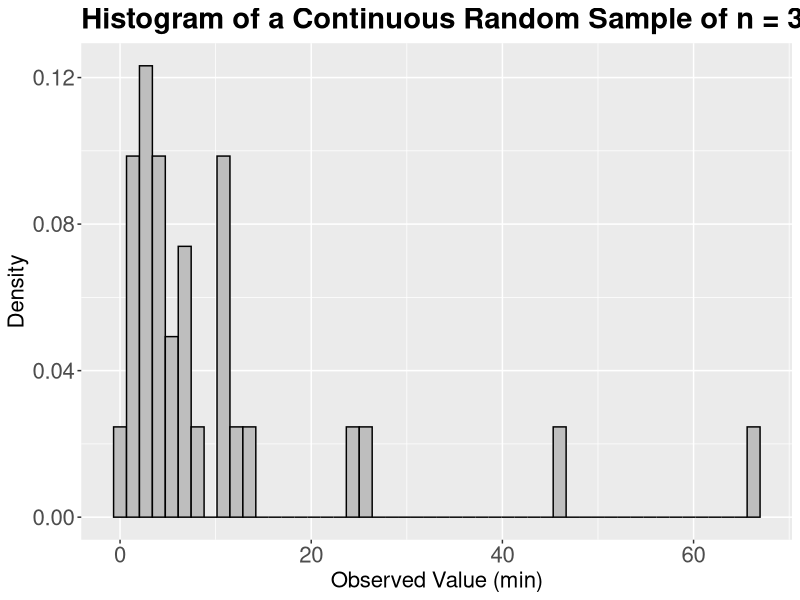
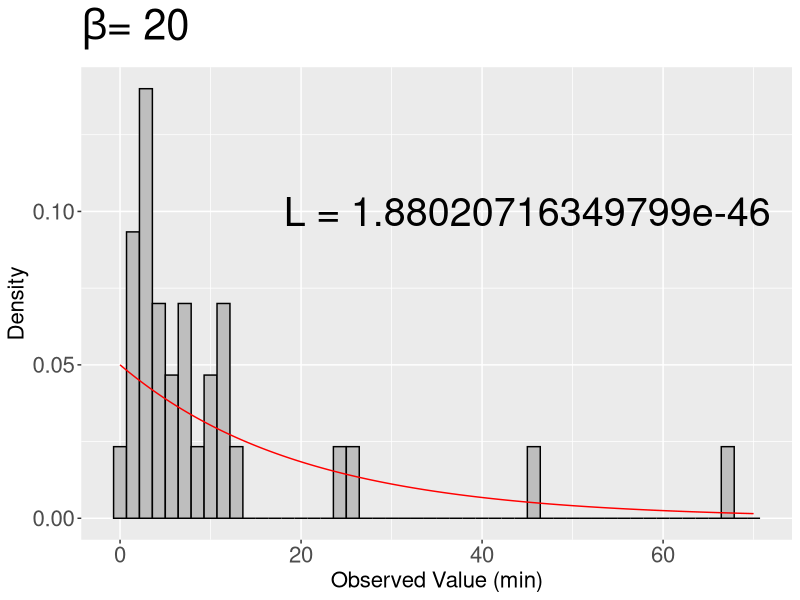
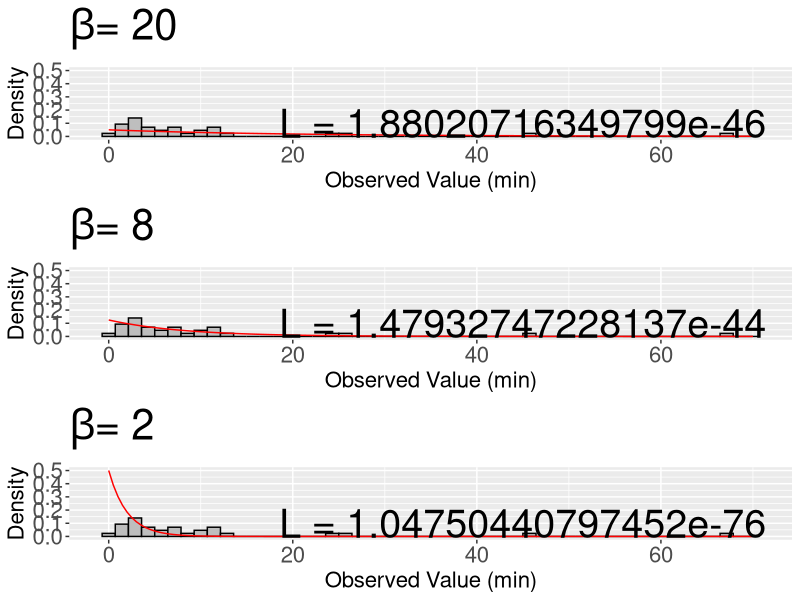
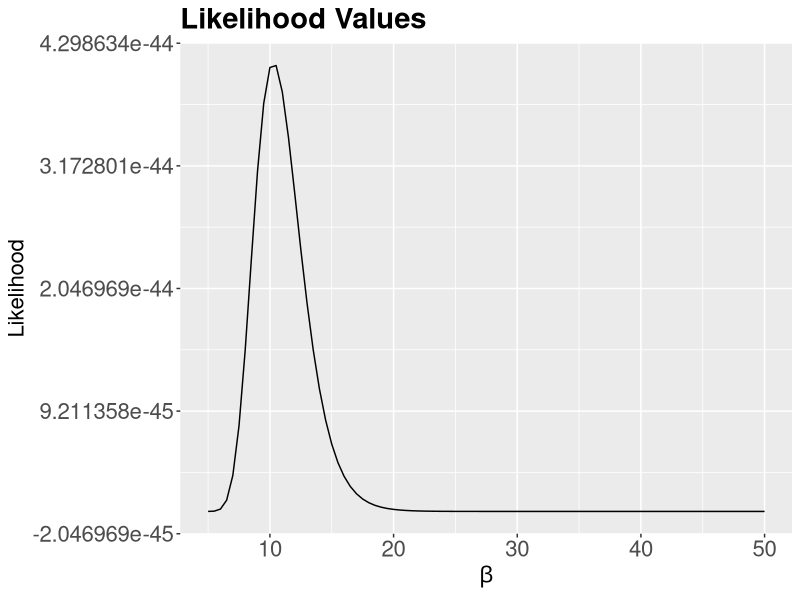
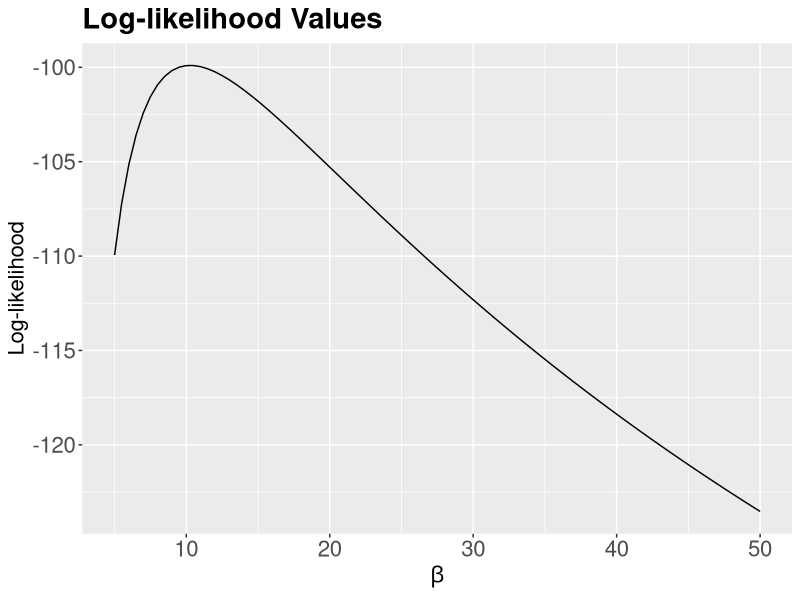
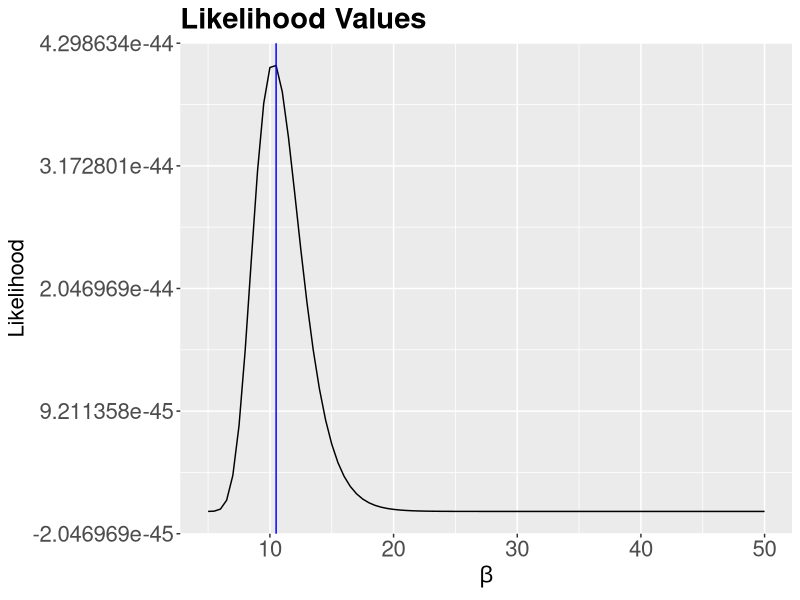
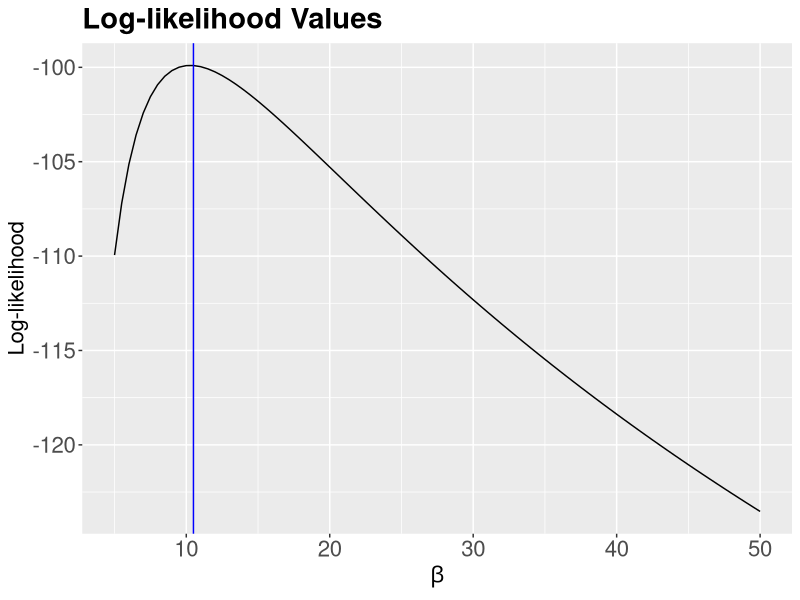
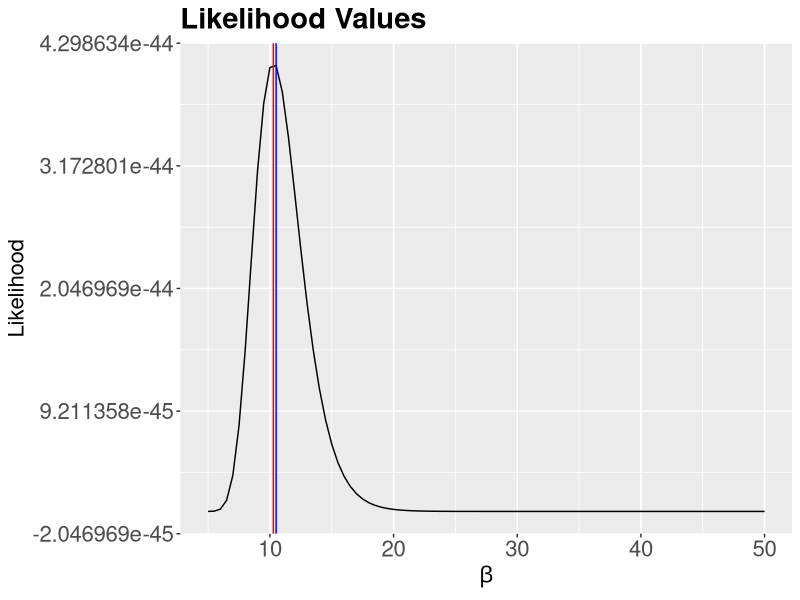

Here is the R script that generated these plots, in order:
## ---- chunk 1
#| output: false
#| message: false
#| warning: false
#| echo: false

library(tidyverse)
library(cowplot)
library(gridExtra)
## ---- chunk 2
sample_n30 <- tibble(values = c(
  24.9458614574341, 7.23174970992907, 4.16136401519179, 5.60304128237143,
  5.37929488345981, 1.40547217217847, 7.0701988485075, 2.84055356831115,
  0.894746121019125, 2.9016381111011, 3.19011222943664, 11.0930137682099,
  3.49700326472521, 46.2914818498428, 2.00653892990149, 2.87363994969391,
  11.4050390862658, 11.6616687767937, 12.8855835341646, 3.88483320176601,
  0.406148910522461, 25.7642258988289, 8.4743227359272, 4.17410666868091,
  1.84968510270119, 2.15972620035141, 10.5289600339151, 6.44162824716339,
  10.6035323139645, 66.6861112673485
))
## ---- chunk 3
#| label: fig-empirical-hist
#| fig-cap: "Empirical sample distribution of n = 30 wating times."
#| echo: false 
#| message: false
#| warning: false
#| fig.height: 8
#| fig.width: 15

hist_sample_n30 <- sample_n30 |>
    ggplot() +
    geom_histogram(aes(values, ..density..), fill = "grey", color = "black", bins = 50) +
    theme(
      plot.title = element_text(size = 21, face = "bold"),
      axis.text = element_text(size = 16),
      axis.title = element_text(size = 16)
    ) +
    ggtitle("Histogram of a Continuous Random Sample of n = 30") +
    scale_colour_discrete(name = expression(paste("Mean (", beta, ")"))) +
    labs(x = "Observed Value (min)", y = "Density")

hist_sample_n30
## ---- chunk 4
((1 / 0.5) * exp(-0.8 / 0.5)) * ((1 / 0.5) * exp(-2.1 / 0.5)) * ((1 / 0.5) * exp(-2.4 / 0.5))
## ---- chunk 5
data <- c(0.8, 2.1, 2.4)
prod(dexp(data, rate = 1 / 0.5)) # dexp() is parametrized as rate = 1 / beta = 1 / 0.5
## ---- chunk 6
prod(dexp(data, rate = 1 / 2)) # beta = 2
## ---- chunk 7
prod(dexp(data, rate = 1 / 20)) # beta = 20
## ---- chunk 8
sample_n30
## ---- chunk 9
likelihood_20 <- prod(dexp(sample_n30$values, rate = 1 / 20))
likelihood_20
## ---- chunk 10
density_20 <- tibble(
  x = seq(0, 70, 0.05),
  density = dexp(x, rate = 1 / 20)
)
density_20
## ---- chunk 11
#| label: fig-empirical-hist-20
#| fig-cap: "Empirical sample distribution with theoretical density on top."
#| echo: false 
#| message: false
#| warning: false
#| fig.height: 8
#| fig.width: 15

plot_beta_20 <- hist_sample_n30 +
  geom_line(
    data = density_20,
    aes(x = x, y = density), colour = "red"
  ) +
  annotate("text", x = 45, y = 0.1, label = paste0("L = ", likelihood_20), size = 10) +
  ggtitle(expression(paste(beta, "= 20"))) + 
  theme(plot.title = element_text(size = 30))

plot_beta_20
## ---- chunk 12
likelihood_8 <- prod(dexp(sample_n30$values, rate = 1 / 8))
likelihood_8
## ---- chunk 13
density_8 <- tibble(
  x = seq(0, 70, 0.05),
  density = dexp(x, rate = 1 / 8)
)
density_8
## ---- chunk 14
likelihood_2 <- prod(dexp(sample_n30$values, rate = 1 / 2))
likelihood_2
## ---- chunk 15
density_2 <- tibble(
  x = seq(0, 70, 0.5),
  density = dexp(x, rate = 1 / 2)
)
density_2
## ---- chunk 16
#| echo: false 
#| message: false
#| warning: false

plot_beta_8 <- hist_sample_n30 +
  geom_line(
    data = density_8,
    aes(x = x, y = density), colour = "red"
  ) +
  annotate("text", x = 45, y = 0.1, label = paste0("L = ", likelihood_8), size = 10) +
  ggtitle(expression(paste(beta, "= 8"))) + ylim(c(0, 0.5)) + 
  theme(plot.title = element_text(size = 30))

plot_beta_2 <- hist_sample_n30 +
  geom_line(
    data = density_2,
    aes(x = x, y = density), colour = "red"
  ) +
  annotate("text", x = 45, y = 0.1, label = paste0("L = ", likelihood_2), size = 10) +
  ggtitle(expression(paste(beta, "= 2"))) + 
  theme(plot.title = element_text(size = 30))
## ---- chunk 17
#| label: fig-empirical-hist-20-8-2
#| fig-cap: "Empirical sample distribution with theoretical densities on top."
#| echo: false 
#| message: false
#| warning: false
#| fig.height: 15
#| fig.width: 15

grid.arrange(plot_beta_20 + ylim(c(0, 0.5)), plot_beta_8, plot_beta_2, nrow = 3)
## ---- chunk 18
likelihood_20 
## ---- chunk 19
likelihood_8 
## ---- chunk 20
likelihood_2 
## ---- chunk 21
round(log(likelihood_20), 4)
## ---- chunk 22
round(log(likelihood_8), 4)
## ---- chunk 23
round(log(likelihood_2), 4)
## ---- chunk 24
exp_values <- tibble(
  possible_betas = seq(5, 50, 0.5),
  likelihood = map_dbl(1 / possible_betas, ~ prod(dexp(sample_n30$values, .))),
  log_likelihood = map_dbl(1 / possible_betas, ~ log(prod(dexp(sample_n30$values, .))))
)
exp_values
## ---- chunk 25
#| label: fig-betas-likelihoods
#| fig-cap: "Parameter versus likelihood values."
#| echo: false 
#| message: false
#| warning: false
#| fig.height: 8
#| fig.width: 12

(exp_like_plot <- ggplot(exp_values, aes(x = possible_betas, y = likelihood)) +
  geom_line() +
  theme(
    plot.title = element_text(size = 21, face = "bold"),
    axis.text = element_text(size = 16),
    axis.title = element_text(size = 16)
  ) +
  ggtitle("Likelihood Values") +
  labs(x = expression(beta), y = "Likelihood"))
## ---- chunk 26
#| label: fig-betas-log-likelihoods
#| fig-cap: "Parameter versus log-likelihood values."
#| echo: false 
#| message: false
#| warning: false
#| fig.height: 8
#| fig.width: 12

(exp_log_like_plot <- ggplot(exp_values, aes(x = possible_betas, y = log_likelihood)) +
  geom_line() +
  theme(
    plot.title = element_text(size = 21, face = "bold"),
    axis.text = element_text(size = 16),
    axis.title = element_text(size = 16)
  ) +
  ggtitle("Log-likelihood Values") +
  labs(x = expression(beta), y = "Log-likelihood"))
## ---- chunk 27
empirical_MLE <- exp_values |>
  arrange(desc(likelihood)) |>
  slice(1)
empirical_MLE
## ---- chunk 28
#| label: fig-betas-likelihoods-2
#| fig-cap: "Parameter versus likelihood values."
#| echo: false 
#| message: false
#| warning: false
#| fig.height: 8
#| fig.width: 12

(exp_like_plot <- exp_like_plot +
  geom_vline(xintercept = 10.5, colour = "blue"))
## ---- chunk 29
#| label: fig-betas-log-likelihoods-2
#| fig-cap: "Parameter versus log-likelihood values."
#| echo: false 
#| message: false
#| warning: false
#| fig.height: 8
#| fig.width: 12

(exp_log_like_plot <- exp_log_like_plot +
  geom_vline(xintercept = 10.5, colour = "blue"))
## ---- chunk 30
analytical_MLE <- mean(sample_n30$values) # We use the sample mean() function from R!
round(analytical_MLE, 2)
## ---- chunk 31
#| label: fig-betas-likelihoods-final
#| fig-cap: "Parameter versus likelihood values."
#| echo: false 
#| message: false
#| warning: false
#| fig.height: 8
#| fig.width: 12

exp_like_plot +
  geom_vline(xintercept = analytical_MLE, colour = "red")
## ---- chunk 32
#| label: fig-betas-log-likelihoods-final
#| fig-cap: "Parameter values versus likelihood and log-likelihood values."
#| echo: false 
#| message: false
#| warning: false
#| fig.height: 8
#| fig.width: 12

exp_log_like_plot +
  geom_vline(xintercept = analytical_MLE, colour = "red")
## ---- chunk 33
LL <- function(l) log(prod(dexp(sample_n30$values, rate = 1 / l)))
optimize(LL, c(5, 50), maximum = TRUE)
